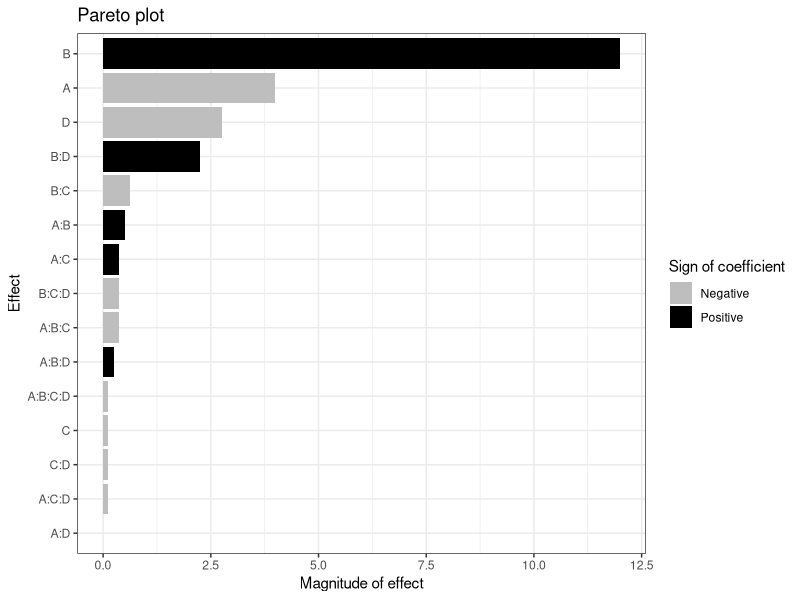

Write the R code that produced this figure.
paretoPlot <- function(lsmodel){
  # This code draws a Pareto plot; it requires the "ggplot2" library
  library(ggplot2)
  
  # Extract all the coefficients, except for the intercept
  coeff.full <- coef(lsmodel)[2:length(coef(lsmodel))]
  
  # Return the absolute values of the coefficients
  coeff.abs <- unname(abs(coeff.full))
  
  coeff <- sort(coeff.abs, index.return=TRUE)
  grouping <- unname((coeff.full>0)[coeff$ix])
  grouping[grouping==FALSE]="Negative"
  grouping[grouping==TRUE]="Positive" 
  temp <- names(coeff.full)[coeff$ix]
  fnames <- factor(temp, levels=temp, ordered=TRUE)
  group.colors <- c("Negative" = "grey", "Positive" = "black")
  
  dat <- data.frame(
    label=fnames,
    value=coeff$x,
    group=grouping
  )
  p <- ggplot(dat, aes(x=label, y=value, fill=group)) + 
    geom_bar(stat="identity") +
    coord_flip() + theme_bw() +
    scale_fill_manual(values=group.colors,name = "Sign of coefficient") +
    xlab("Effect") +
    ylab("Magnitude of effect") + 
    ggtitle("Pareto plot")
  p          # Execute the plot (i.e. draw it!)
  return(p)  # Return the plot, so user can continue to modify it
}

# Conversion: BHH2, p 200
A <- B <- C <- D <- c(-1, +1)
design <- expand.grid(A=A, B=B, C=C, D=D)

A <- design$A
B <- design$B
C <- design$C
D <- design$D

conversion <- c(70, 60, 89, 81, 69, 62, 88, 81, 60, 49, 88, 82, 60, 52, 86, 79)

lm(conversion ~ A*B*C*D)
paretoPlot(lm(conversion ~ A*B*C*D))